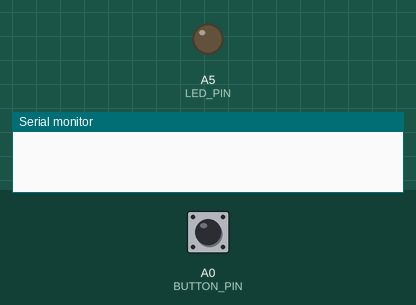
The sketch below on a simulated Arduino Uno, built with avr-gcc and run on an emulated ATmega328P. Parts: output pins drawn as LEDs (lit = HIGH), the last lines printed to the serial monitor. The test bench sets the inputs (shaded band); at power-on: A0 (BUTTON_PIN) HIGH.

Above: at 2.8 s.
2.9 s: A0 (BUTTON_PIN) pulsed LOW 5 times (0.12 s each, 0.3 s apart)
At 5.2 s:
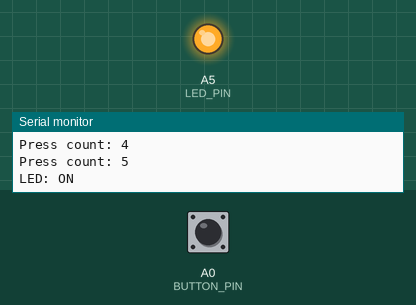
5.9 s: A0 (BUTTON_PIN) pulsed LOW 5 times (0.12 s each, 0.3 s apart)
At 7.5 s:
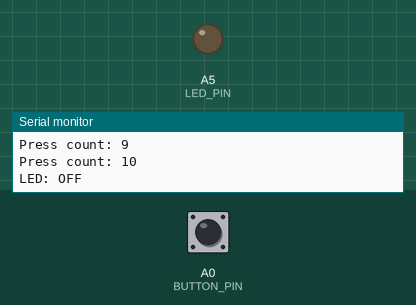
Timing chart, 0 to 9.0 s (numbered marks = the images above; inputs shaded):
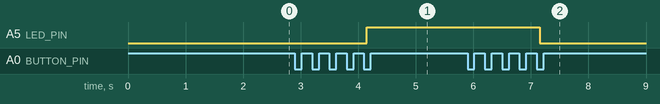

The sketch:

Button_Count_LED.ino
```cpp
// 아두이노 우노 A0 버튼 누른 횟수 세기 + 5번 누를 때마다 A5 LED 토글하기
// millis()로 디바운스(버튼 떨림 무시), 현재값과 과거값을 비교해서 누르는 순간만 셈

const int BUTTON_PIN = A0;               // 버튼 핀
const int LED_PIN = A5;                  // LED 핀
const unsigned long DEBOUNCE_DELAY = 50; // 버튼 떨림 무시 시간, 50ms

int lastReading = HIGH;                  // 과거값: 지난번 loop에서 읽은 버튼 값
int buttonState = HIGH;                  // 떨림이 끝나고 확정된 버튼 상태
unsigned long lastDebounceTime = 0;      // 버튼 값이 마지막으로 바뀐 시각 (ms)
int pressCount = 0;                      // 버튼 누른 횟수
int ledState = LOW;                      // LED 상태 (LOW=꺼짐, HIGH=켜짐)

void setup()    // 한 번만 실행
{
  Serial.begin(9600);                    // 시리얼 통신 시작, 통신 속도 9600bps
  pinMode(BUTTON_PIN, INPUT_PULLUP);     // 버튼핀 모드를 입력모드로, 내부 풀업 저항 사용 (안 누르면 HIGH, 누르면 LOW)
  pinMode(LED_PIN, OUTPUT);              // LED핀 모드를 출력모드로
  digitalWrite(LED_PIN, ledState);       // 처음에는 LED 끄기
}

void loop()     //무한히 반복
{
  int reading = digitalRead(BUTTON_PIN); // 현재값: 지금 버튼 값 읽기

  if (reading != lastReading)            // 현재값과 과거값이 다르면 (버튼이 움직였거나 떨리는 중)
  {
    lastDebounceTime = millis();         // 바뀐 시각을 기록
  }

  if (millis() - lastDebounceTime > DEBOUNCE_DELAY)  // 값이 50ms 넘게 그대로면 떨림이 끝난 진짜 상태
  {
    if (reading != buttonState)          // 확정된 상태가 바뀌었으면
    {
      buttonState = reading;             // 새 상태로 저장

      if (buttonState == LOW)            // HIGH → LOW로 바뀐 순간 = 버튼을 누른 순간
      {
        pressCount++;                    // 누른 횟수 1 증가
        Serial.print("Press count: ");   // 시리얼 모니터에 글자 출력
        Serial.println(pressCount);      // 누른 횟수 출력하고 줄 바꿈

        if (pressCount % 5 == 0)         // 5번, 10번, 15번... 누를 때마다
        {
          ledState = !ledState;          // LED 상태 뒤집기 (토글)
          digitalWrite(LED_PIN, ledState);         // LED에 반영
          Serial.print("LED: ");                   // 시리얼 모니터에 글자 출력
          Serial.println(ledState ? "ON" : "OFF"); // LED 상태 출력하고 줄 바꿈
        }
      }
    }
  }

  lastReading = reading;                 // 현재값을 과거값으로 저장 (다음 loop에서 비교용)
}
```

Measured:
- after the input at 2.9 s, A5 (LED_PIN): LOW → HIGH after 1.3 s
- after the input at 5.9 s, A5 (LED_PIN): HIGH → LOW after 1.3 s
